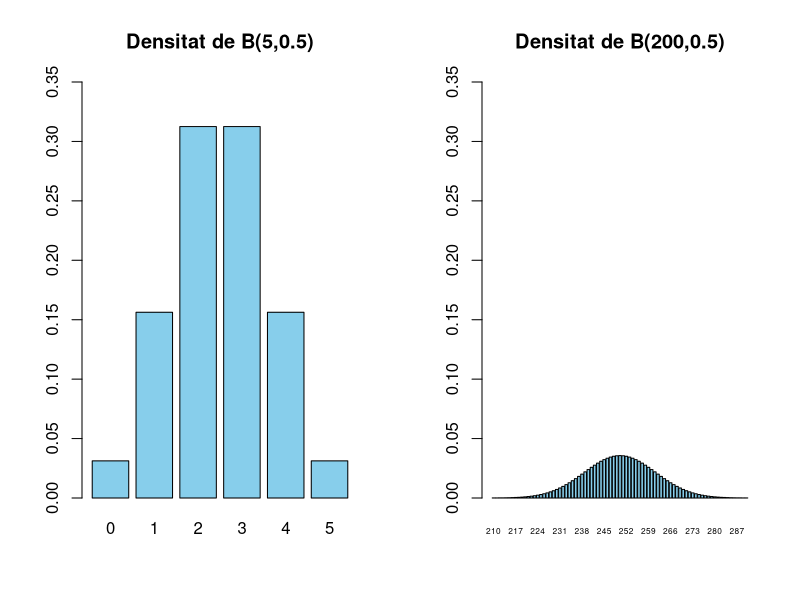

Write the R code that produced this figure. (Note: this script raises an error after producing the figure.)
## ---- chunk 1
par(mfrow=c(1,2))
barplot(dbinom(0:5,5,0.5),col="skyblue",names=0:5,ylim=c(0,0.35),main="Densitat de B(5,0.5)")
barplot(dbinom(210:290,500,0.5),col="skyblue",names=210:290,ylim=c(0,0.35), cex.names=0.5,main="Densitat de B(200,0.5)")
par(mfrow=c(1,1))
## ---- chunk 2
knitr::include_graphics("Bioestadistica-II_files/figure-html/dontpanic.png")
## ---- chunk 3
knitr::include_graphics("Bioestadistica-II_files/figure-html/graficadensidad3.png")
## ---- chunk 4
par(mfrow=c(3,2))
set.seed(100)
x=rf(10001000,2,4)
x=x[x<20]
hist(x,col="skyblue",freq=FALSE,xlab="",ylab="Densitat",main="", breaks=seq(0,20,length.out=10))
hist(x,col="skyblue",freq=FALSE,xlab="",ylab="Densitat",main="", breaks=seq(0,20,length.out=20))
hist(x,col="skyblue",freq=FALSE,xlab="",ylab="Densitat",main="", breaks=seq(0,20,length.out=50),ylim=c(0,0.8))
hist(x,col="skyblue",freq=FALSE,xlab="",ylab="Densitat",main="", breaks=seq(0,20,length.out=100),ylim=c(0,0.9))
hist(x,col="skyblue",freq=FALSE,xlab="",ylab="Densitat",main="", breaks=seq(0,20,length.out=200),ylim=c(0,0.9))
H4=hist(x,col="skyblue",freq=FALSE,xlab="",ylab="Densitat",main="", breaks=seq(0,20,length.out=500),ylim=c(0,1))
lines(H4$mids,H4$density,col="red",lwd=1.5)
par(mfrow=c(1,1))
## ---- chunk 5
H5=hist(x,col="skyblue",freq=FALSE,xlab="",ylab="Densitat",main="", breaks=seq(0,20,length.out=1000),ylim=c(0,1))
polygon(c(0,H5$mids),c(0,H5$density),col="skyblue",lwd=1.5,xlab="",ylab="Densitat")
## ---- chunk 6
knitr::include_graphics("Bioestadistica-II_files/figure-html/entreaib.png")
## ---- chunk 7
knitr::include_graphics("Bioestadistica-II_files/figure-html/density.png")
## ---- chunk 8
curve(dnorm(x,0,0.01),xlim=c(-0.05,0.05),xlab="",ylab="",main="Densitat de N(0,0.01)")
## ---- chunk 9
knitr::include_graphics("Bioestadistica-II_files/figure-html/censored.png")
## ---- chunk 10
curve(dnorm(x),-5,5,col="blue",lwd=3,ylim=c(0,0.5),main="Densitat de N(0,1)",xlab="",ylab="")
abline(v=0)
## ---- chunk 11
knitr::include_graphics("Bioestadistica-II_files/figure-html/paranormal.png")
## ---- chunk 12
curve(pnorm(x,40*0.3,sqrt(40*0.3*0.7)),xlim=c(0,30),xlab="",ylab="",col="blue",lwd=2,main="Distribucions de B(40,0.3) i N(400.3,sqrt(500.30.7)")
curve(pbinom(x,40,0.3),col="red",add=TRUE)
legend("topleft",lty=c(1,1),col=c("blue","red"),legend=c("Normal","Binomial"),cex=0.75)
## ---- chunk 13
y=30:110
plot(y,ppois(y,70),lwd=1.5,xlab="",ylab="", col="red", type="s",
     main="Pois(70) i N(70,sqrt(70))")
curve(pnorm(x,70,sqrt(70)),col="blue",add=TRUE,lwd=2)
legend("topright",legend=c("Normal","Poisson"),col=c("blue","red"),
       lty=c(1,1),cex=0.75)
## ---- chunk 14
knitr::include_graphics("Bioestadistica-II_files/figure-html/emorisa.png")
## ---- chunk 15
pnorm(1.5,1,2)
## ---- chunk 16
qnorm(0.4,1,2)
## ---- chunk 17
dnorm(1.5,1,2)
## ---- chunk 18
pnorm(1.5)
## ---- chunk 19
qnorm(0.95)
## ---- chunk 20
pnorm(1)-pnorm(-1)
## ---- chunk 21
pbinom(70,400,0.2)
## ---- chunk 22
pnorm(70,80,8)
## ---- chunk 23
pnorm(70.5,80,8)
## ---- chunk 24
dbinom(70,400,0.2) 
## ---- chunk 25
dnorm(70,80,8) 
## ---- chunk 26
dnorm(70.5,80,8) -dnorm(69.5,80,8)
## ---- chunk 27
knitr::include_graphics("Bioestadistica-II_files/figure-html/hiperhipo")
## ---- chunk 28
qnorm(0.05,124,13.7)
## ---- chunk 29
qnorm(0.1,124,13.7)
## ---- chunk 30
qnorm(0.9,124,13.7)
## ---- chunk 31
qnorm(0.95,124,13.7)
## ---- chunk 32
curve(dnorm,-4,4,xaxt="n",yaxt="n",xaxs="i",yaxs="i",xlab="",bty="l",ylab="",lwd=2)
abline(v=0,lty=2)
axis(1,at=c(0), labels=c(expression(mu)))
## ---- chunk 33
x <- seq(-4,4,.1)

plot(x,dnorm(x),type="l",xlab="",ylab=expression(f[X](x)),xaxs="i",yaxs="i",ylim=c(0,.4),bty="l",xaxt="n",yaxt="n")
polysection <- function(a,b,dist=dnorm,col="blue",n=11){
dx <- seq(a,b,length.out=n)
polygon(c(a,dx,b),c(0,dist(dx),0),border=NA,col=col)
}

for(i in -4:0){
polysection(i,i+1,col="grey")
}

axis(1,at=c(1), labels=c(expression(x)))
arrows(-0,0.1,-2.5,0.3,lwd=2)
text(-2.5,0.32,expression(F[X](x)== P(X<=x) ) )
## ---- chunk 34
x <- seq(-4,4,.1)

plot(x,dnorm(x),type="l",xlab="",ylab="",xaxs="i",yaxs="i",ylim=c(0,.4),bty="l",xaxt="n",yaxt="n",lwd=2)
polysection <- function(a,b,dist=dnorm,col="blue",n=11){
dx <- seq(a,b,length.out=n)
polygon(c(a,dx,b),c(0,dist(dx),0),border=NA,col=col)
}

for(i in -4:-2){
polysection(i,i+1,col="blue")
# polysection(-i-1,-i,col="grey")
}
for(i in 1:4){
polysection(i,i+1,col="blue")
# polysection(-i-1,-i,col="grey")
}


axis(1,at=c(-1,0,1), labels=c(expression(mu-x),expression(mu),expression(mu+x)))
abline(v=0,lty=2)
## ---- chunk 35
curve(dnorm(x,0,1),-4,6,col="red",xaxs="i",yaxs="i",ylim=c(0,0.5),bty="l",xaxt="n",yaxt="n",xlab="",ylab="",lwd=2,main=expression(mu[1]<mu[2]))
curve(dnorm(x,2,1),-4,6,col="blue",lwd=2,add=T)
abline(v=0)
abline(v=2)
axis(1,at=c(0,2), labels=c(expression(mu[1]),expression(mu[2])))
text(-1.5,0.32,expression(N(mu[1],sigma)),col="red")
text(3.5,0.32,expression(N(mu[2],sigma)),col="blue")
## ---- chunk 36
curve(dnorm(x,0,1),-6,6,col="red",xaxs="i",yaxs="i",ylim=c(0,0.5),bty="l",xaxt="n",yaxt="n",xlab="",ylab="",lwd=2,main=expression(sigma[1]<sigma[2]))
curve(dnorm(x,0,1.5),col="blue",lwd=2,add=T)
abline(v=0)
axis(1,at=c(0), labels=c(expression(mu)))
text(-1.5,0.32,expression(N(mu,sigma[1])),col="red")
text(3.5,0.1,expression(N(mu,sigma[2])),col="blue")
## ---- chunk 37
curve(dnorm(x,0,1),-4,8,col="red",xaxs="i",yaxs="i",ylim=c(0,0.5),bty="l",xaxt="n",yaxt="n",xlab="",ylab="",
lwd=2,main=expression(pasturi(mu[1]<mu[2], " i ", sigma[1]<sigma[2])))
curve(dnorm(x,2,1.5),col="blue",lwd=2,add=T)
abline(v=0)
abline(v=2)
axis(1,at=c(0,2), labels=c(expression(mu[1]),expression(mu[2])))
text(-1.5,0.32,expression(N(mu[1],sigma[1])),col="red")
text(3.5,0.25,expression(N(mu[2],sigma[2])),col="blue")
## ---- chunk 38
knitr::include_graphics("Bioestadistica-II_files/figure-html/analit.png")
## ---- chunk 39
qnorm(0.75)
